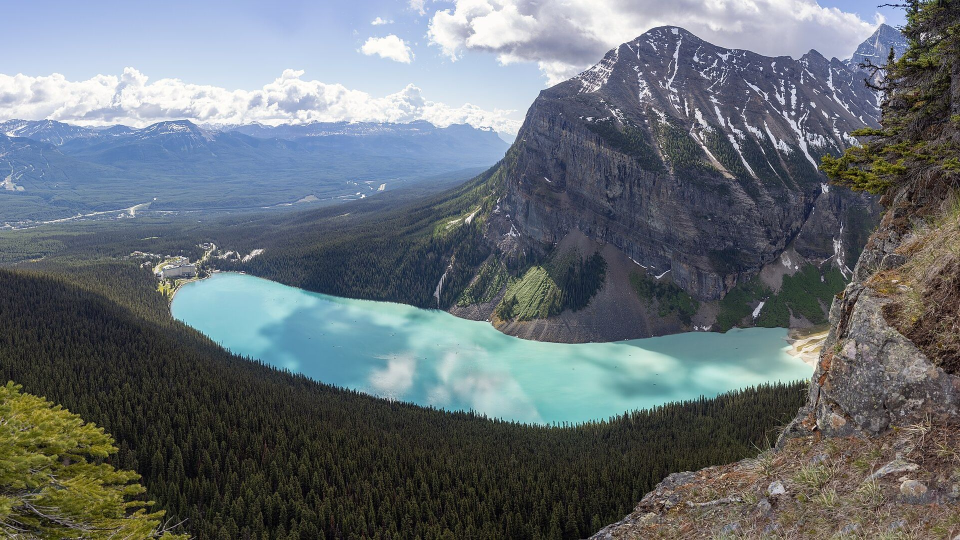
#> input picture launcher/assets/wallpapers/01.jpg, 1920 x 1080 px (shown at 1/2 size); its folder holds only this picture in this run
$ python make-depth.py ../launcher/assets/wallpapers/01.jpg
#> lines starting #> are read from the running program, lines starting #| are printed output that depends on the picture; after the words box and inside, x2 and y2 are one past the last pixel; in counts of white or black regions, pixels touching at a corner belong together
#> in main, photo is the input picture: PIL image 1920x1080 RGB; mean R, G, B 103.4, 111.7, 117.2
"""Depth clock masks: where the scenery stands in front of the home screen's clock.

For each wallpaper, finds the skyline across the clock's corner of the photo (walking down each
column until the colour stops being sky) and writes the land below it as an alpha mask:
launcher/assets/depth/<name>.png, a mask (in its alpha) of REGION in photo pixels. The launcher draws that
part of the photo again over the clock, so a ridge or a treeline passes in front of the digits.

A photo gets a mask only when the scenery covers some of the digits but not too many: a clock
behind a wall of trees is unreadable, and one in open sky has nothing to stand behind.

    python tools/make-depth.py              write masks for the photos that qualify
    python tools/make-depth.py --preview D  also write D/depth-preview.png to look at
"""
import glob
import os
import sys

import numpy as np
from PIL import Image, ImageDraw, ImageFilter, ImageFont

ROOT = os.path.join(os.path.dirname(__file__), "..", "launcher", "assets")
# The photo pixels the clock can land on, whatever the drift and the parallax; MainActivity.DEPTH_*.
REGION = (80, 60, 480, 260)
# The digits, in photo pixels, at the middle of the slow zoom: what "covered" is measured against.
DIGITS = (166, 136, 392, 205)
MIN_COVER, MAX_COVER = 0.04, 0.20   # 27-33% hid half the digits on the TV
STEP = 26          # colour distance that ends the sky
LAND = 12          # rows the land must hold for: a thin cloud wisp is back to sky by then
ONLY = sys.argv[sys.argv.index("--only") + 1].split(",") if "--only" in sys.argv else None


def skyline_mask(photo):
    x0, y0, x1, y1 = REGION
    a = np.asarray(photo.crop(REGION).convert("RGB"), dtype=np.float32)
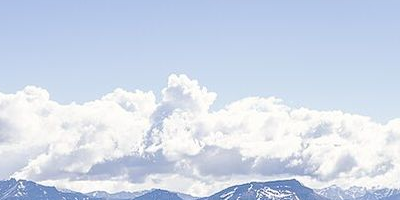
#> a: shape (200, 400, 3) float32; mean R, G, B 207, 217.3, 233.9
    h, w, _ = a.shape
#> h = 200; w = 400
    line = np.full(w, h)
#> line = 400 values from 200 to 200
    for x in range(w):
        ref = a[0:4, x].mean(axis=0)
        for y in range(4, h - LAND):
            if np.linalg.norm(a[y, x] - ref) <= STEP:
                ref = ref * 0.9 + a[y, x] * 0.1   # the sky shades as it nears the horizon
                continue
            # Land, not cloud: it stays off the sky's colour all the way down, and it is darker.
            below = a[y:y + LAND, x]
            if (np.linalg.norm(below - ref, axis=1) > STEP).all() and below.mean() < ref.mean() - 15:
                line[x] = y
                break
#> this loop made 400 passes
#> after the loop, line = 400 values, max 200 at index 21, min 146 at index 161, mean 177
    # A lone column that stops early is a bird or a speck of noise, not land.
    line = np.array([int(np.median(line[max(0, x - 2):x + 3])) for x in range(w)])
#> line = 400 values, max 200 at index 56, min 149 at index 225, mean 177.1
    # Land is wide: a run of a few columns is a streak in the sky.
    x = 0
    while x < w:
        if line[x] < h:
            end = x
            while end < w and line[end] < h:
                end += 1
            if end - x < 24:
                line[x:end] = h
            x = end
        else:
            x += 1
#> after the loop, end = 387; line = 400 values, max 200 at index 56, min 149 at index 225, mean 179.5; x = 400
    m = np.zeros((h, w), np.uint8)
    for x in range(w):
        m[line[x]:, x] = 255
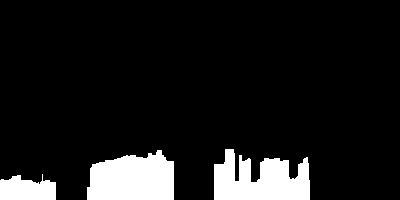
#> m: shape (200, 400); 10.2% white; 3 white regions, box (x1, y1, x2, y2) and area: (87, 150, 174, 200) 3571, (214, 149, 310, 200) 3476, (0, 174, 56, 200) 1137
    return Image.fromarray(m).filter(ImageFilter.GaussianBlur(0.8))


def cover(mask):
    x0, y0 = REGION[:2]
    d = np.asarray(mask.crop((DIGITS[0] - x0, DIGITS[1] - y0, DIGITS[2] - x0, DIGITS[3] - y0)))
    return float((d > 127).mean())


def main():
    out = os.path.join(ROOT, "depth")
    os.makedirs(out, exist_ok=True)
    rows = []
    for f in sorted(glob.glob(os.path.join(ROOT, "wallpapers", "*.jpg"))):
        name = os.path.splitext(os.path.basename(f))[0]
        if ONLY and name not in ONLY:
            continue
        photo = Image.open(f).convert("RGB")
        mask = skyline_mask(photo)
        c = cover(mask)
#> in cover, `d = np.asarray(mask.crop((DIGITS[0] - x0, DIGITS[1] - y0, DIGITS[2] - ..`: d: shape (69, 226); every value is 0
#> c = 0
        ok = MIN_COVER <= c <= MAX_COVER
#> ok = False
        target = os.path.join(out, name + ".png")
        if ok:   # white with the mask as alpha: Android decodes it straight to a mask
            Image.merge("LA", (Image.new("L", mask.size, 255), mask)).save(target, optimize=True)
        elif os.path.exists(target):
            os.remove(target)
        print("%s cover %3.0f%% %s" % (name, c * 100, "mask" if ok else "-"))
#| 01 cover   0% -
        rows.append((name, photo, mask, c, ok))
    if "--preview" in sys.argv:
        preview(rows, sys.argv[sys.argv.index("--preview") + 1])


def preview(rows, folder):
    """The clock corner of each photo with white digits behind the masked land."""
    try:
        font = ImageFont.truetype("arial.ttf", 96)
    except OSError:
        font = ImageFont.load_default()
    w, h = REGION[2] - REGION[0], REGION[3] - REGION[1]
    sheet = Image.new("RGB", (4 * w, ((len(rows) + 3) // 4) * h))
    for i, (name, photo, mask, c, ok) in enumerate(rows):
        tile = photo.crop(REGION)
        d = ImageDraw.Draw(tile)
        d.text((DIGITS[0] - REGION[0], DIGITS[1] - REGION[1] - 18), "06:20", fill="white", font=font)
        if ok:
            tile.paste(photo.crop(REGION), (0, 0), mask)
        d.text((6, 4), "%s %d%%%s" % (name, c * 100, " MASK" if ok else ""), fill="yellow")
        sheet.paste(tile, ((i % 4) * w, (i // 4) * h))
    sheet.save(os.path.join(folder, "depth-preview.png"))


if __name__ == "__main__":
    main()
